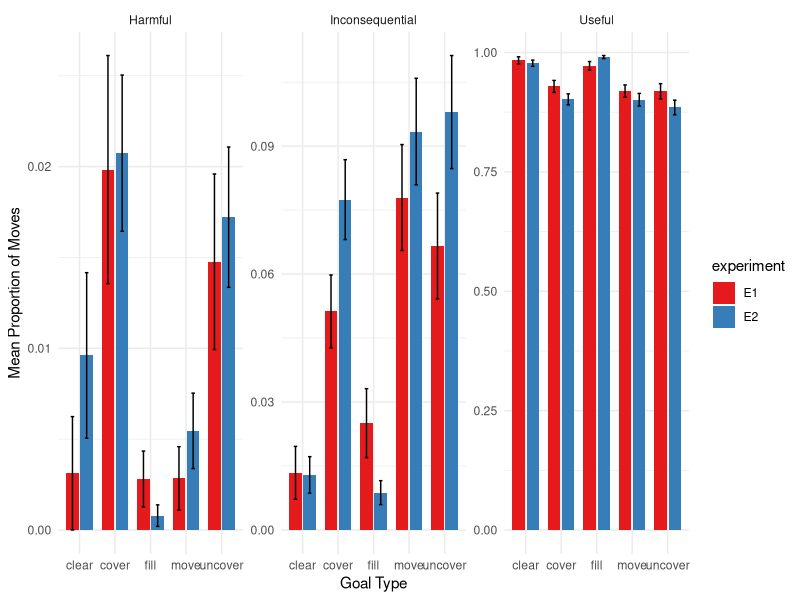
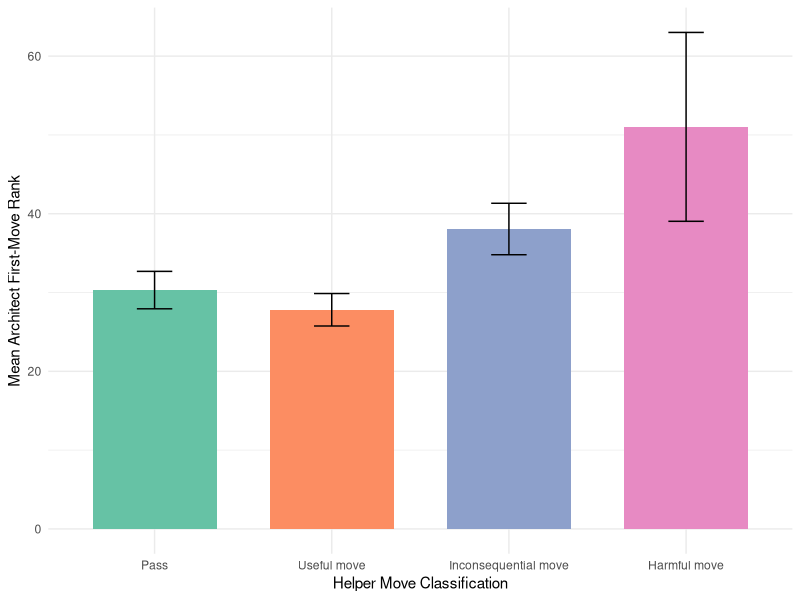
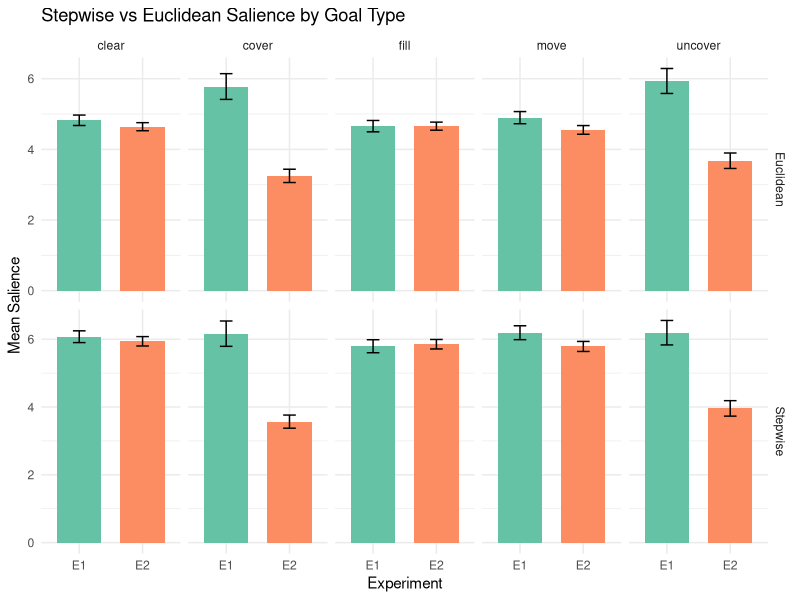

Source code (R) for these figures, in order:
## ---- chunk 1
knitr::opts_chunk$set(echo = TRUE)
library(tidyverse)
library(lme4)
library(emmeans)
library(ggplot2)
library(dplyr)
library(broom)
library(rstatix)
library(ggpubr)
library(car)
## ---- chunk 2
e1 <- read_csv("../data/e1/final_tracker.csv") %>%
  mutate(experiment = "E1")
e2 <- read_csv("../data/e2/final_tracker.csv")%>%
  mutate(experiment = "E2")
e1_first_moves <- read_csv("../data/e1/final_first_moves.csv")
combined_saliences <- read_csv("../analysis/salience_first_moves.csv")

## ---- chunk 3

e1_architects <- e1 %>%
  filter(role == "architect")

combined <- bind_rows(e1_architects, e2) %>%
  mutate(
    move_type = case_when(
      move_utility == 1 ~ "Useful",
      move_utility == 0 ~ "Inconsequential",
      move_utility == -1 ~ "Harmful"
    ),
    ID = ifelse(experiment == "E2", anonID, ID)
  )

# counting move_types by proportion
prop_moves <- combined %>%
  count(experiment, ID, goal_type, move_type, name = "move_count") %>%
  group_by(experiment, ID, goal_type) %>%
  complete(move_type = c("Useful", "Harmful", "Inconsequential"), fill = list(move_count = 0)) %>%
  mutate(total_moves = sum(move_count),
         prop = move_count / total_moves) %>%
  ungroup() %>%
  mutate(across(c(experiment, goal_type, move_type, ID), as.factor)) %>%
  select(-move_count, -total_moves)



# check that proportions add to 1
prop_moves %>%
  group_by(experiment, ID, goal_type) %>%
  summarise(total_prop = sum(prop)) %>%
  ungroup()


# quick summary 
prop_moves_summary <- prop_moves %>%
  group_by(goal_type, experiment, move_type) %>%
  summarise(
    mean_prop = mean(prop),
    sd_prop = sd(prop),
    .groups = "drop"
  )

## ---- chunk 4

prop_model = lm(data = prop_moves, prop ~ experiment*move_type*goal_type)
car::Anova(prop_model)

# Get EMMs from full model, averaged over goal_type
emm <- emmeans(prop_model, ~ experiment | move_type)

# Pairwise comparisons between experiments within each move_type
distr_contrast_results <- contrast(emm, method = "pairwise", adjust = "tukey")

distr_contrast_results
## ---- chunk 5
ggplot(prop_moves, aes(x = goal_type, y = prop, fill = experiment)) +
  stat_summary(fun = mean, geom = "bar", position = position_dodge(width = 0.8), width = 0.7) +
  stat_summary(fun.data = mean_se, geom = "errorbar", 
               position = position_dodge(width = 0.8), 
               width = 0.2) +
  facet_wrap(~ move_type, scales = "free_y") +
  labs(y = "Mean Proportion of Moves", x = "Goal Type") +
  scale_fill_brewer(palette = "Set1") +
  theme_minimal()
## ---- chunk 6

# read & join architect ranks + helper first-move data
e1_first_moves %>%
  select(ID, goal, first_move_rank)

helpers <- e1 %>%
  filter(role == "helper", move_id == 1) %>%
  select(ID, goal, helper_move = move, helper_utility = move_utility)

helper_arch_comb <- e1_first_moves %>%
  inner_join(helpers, by = c("ID","goal"))

# make 4-level helper_class
helper_arch_comb <- helper_arch_comb %>%
  mutate(
    helper_class = case_when(
      helper_move == "pass"         ~ "Pass",
      helper_utility ==  1          ~ "Useful move",
      helper_utility ==  0          ~ "Inconsequential move",
      helper_utility == -1          ~ "Harmful move"
    ) %>%
    factor(levels = c("Pass","Useful move","Inconsequential move","Harmful move"))
  )

# frequencies & proportions of each class
helper_arch_comb %>%
  count(helper_class) %>%
  mutate(prop = n / sum(n))

# summary of architect first_move_rank by helper_class
helper_arch_comb_summary <- helper_arch_comb %>%
  group_by(helper_class) %>%
  summarise(
    mean_rank = mean(first_move_rank, na.rm = TRUE),
    sd_rank   = sd(first_move_rank,   na.rm = TRUE),
    n         = n(),
    .groups   = "drop"
  )

## ---- chunk 7
aov_model <- lm(first_move_rank ~ helper_class, data = helper_arch_comb)
car::Anova(aov_model)  

# estimated marginal means & Tukey‐adjusted pairwise contrasts
emm <- emmeans(aov_model, ~ helper_class)
helper_arch_contrast_res <- contrast(emm, method = "pairwise", adjust = "tukey")

helper_arch_contrast_res

## ---- chunk 8

ggplot(helper_arch_comb, aes(x = helper_class, y = first_move_rank, fill = helper_class)) +
  stat_summary(fun = mean, geom = "bar", position = position_dodge(.8), width = .7) +
  stat_summary(fun.data = mean_se, geom = "errorbar", position = position_dodge(.8), width = .2) +
  labs(
    x = "Helper Move Classification",
    y = "Mean Architect First-Move Rank"
  ) +
  scale_fill_brewer(palette = "Set2", guide = "none") +
  theme_minimal()


## ---- chunk 9

# stepwise
step_model <- lm(stepwise_salience ~ experiment * goal_type, data = combined_saliences)
car::Anova(step_model) 

# Get EMMs for experiment within each goal_type
emm_goal <- emmeans(step_model, ~ experiment | goal_type)

# Pairwise comparisons between experiments within goal_type
step_contrast_results <- contrast(emm_goal, method = "pairwise", adjust = "tukey")
print(step_contrast_results)

# euclidean
eucl_model <- lm(euclidean_salience ~ experiment * goal_type, data = combined_saliences)
car::Anova(eucl_model)

emm_eucl_goal <- emmeans(eucl_model, ~ experiment | goal_type)
  
eucl_contrast_results <- contrast(emm_eucl_goal, method = "pairwise", adjust = "tukey")
print(eucl_contrast_results)

## ---- chunk 10

long_sal <- combined_saliences %>%
  pivot_longer(
    cols     = c(stepwise_salience, euclidean_salience),
    names_to = "salience_type",
    values_to= "salience"
  )

ggplot(long_sal,
       aes(x = experiment, y = salience, fill = experiment)) +
  stat_summary(fun     = mean,
               geom    = "bar",
               position= position_dodge(.8),
               width   = .7) +
  stat_summary(fun.data = mean_se,
               geom     = "errorbar",
               position = position_dodge(.8),
               width    = .2) +
  facet_grid(salience_type ~ goal_type,
             scales   = "free_y",
             labeller = labeller(
               salience_type = c(
                 stepwise_salience  = "Stepwise",
                 euclidean_salience = "Euclidean"
               )
             )
  ) +
  labs(x     = "Experiment",
       y     = "Mean Salience",
       title = "Stepwise vs Euclidean Salience by Goal Type") +
  scale_fill_brewer(palette = "Set2", guide = "none") +
  theme_minimal()
